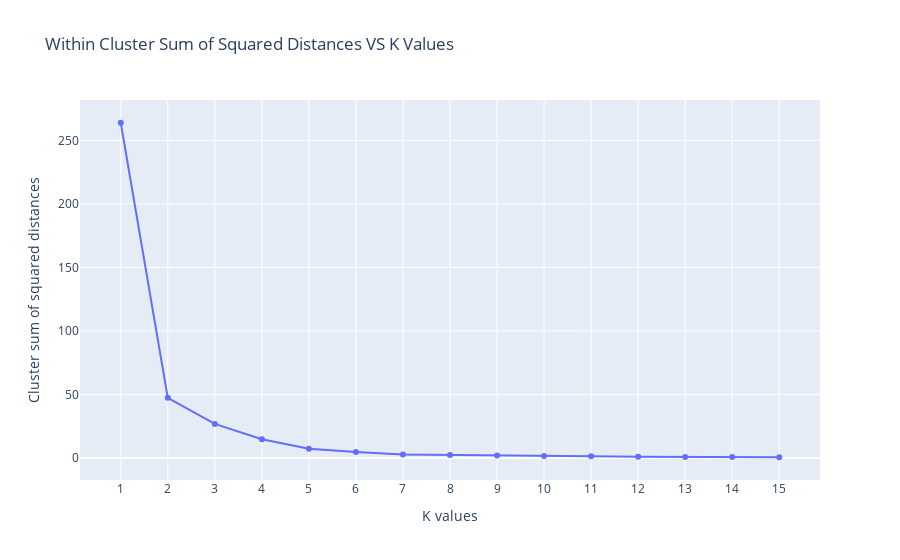

The notebook cell saved with this chart:
### Code cell
# visualization for the selection of number of segments
fig = go.Figure()

fig.add_trace(go.Scatter(x=k_values_distances["clusters"], 
                         y=k_values_distances["within cluster sum of squared distances"],
                         mode='lines+markers'))

fig.update_layout(xaxis = dict(
        tickmode = 'linear',
        tick0 = 1,
        dtick = 1),
                  title_text="Within Cluster Sum of Squared Distances VS K Values",
                  xaxis_title="K values",
                  yaxis_title="Cluster sum of squared distances")

fig.show()

### Figure 1 — Plotly figure (JSON) as saved in the notebook; plotly's stock layout.template omitted (floating-point values rounded to 4 significant figures)
{"data": [{"mode": "lines+markers", "type": "scatter", "x": [1, 2, 3, 4, 5, 6, 7, 8, 9, 10, 11, 12, 13, 14, 15], "y": [263.8, 47.26, 26.73, 14.69, 7.163, 4.548, 2.71, 2.244, 1.831, 1.428, 1.232, 0.9941, 0.7632, 0.6681, 0.5057]}], "layout": {"title": {"text": "Within Cluster Sum of Squared Distances VS K Values"}, "xaxis": {"dtick": 1, "tick0": 1, "tickmode": "linear", "title": {"text": "K values"}}, "yaxis": {"title": {"text": "Cluster sum of squared distances"}}}}
